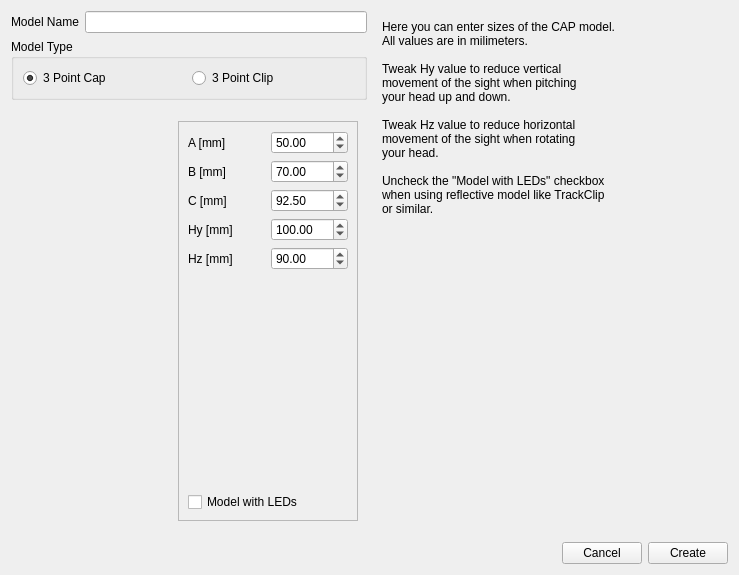
<?xml version="1.0" encoding="UTF-8"?>
<ui version="4.0">
 <class>ModelCreation</class>
 <widget class="QWidget" name="ModelCreation">
  <property name="geometry">
   <rect>
    <x>0</x>
    <y>0</y>
    <width>739</width>
    <height>575</height>
   </rect>
  </property>
  <property name="windowTitle">
   <string>Form</string>
  </property>
  <layout class="QVBoxLayout" name="verticalLayout_2">
   <item>
    <layout class="QHBoxLayout" name="horizontalLayout_4">
     <item>
      <layout class="QVBoxLayout" name="verticalLayout">
       <item>
        <layout class="QHBoxLayout" name="horizontalLayout_2">
         <item>
          <widget class="QLabel" name="label">
           <property name="text">
            <string>Model Name</string>
           </property>
          </widget>
         </item>
         <item>
          <widget class="QLineEdit" name="ModelName"/>
         </item>
        </layout>
       </item>
       <item>
        <widget class="QGroupBox" name="groupBox_2">
         <property name="title">
          <string>Model Type</string>
         </property>
         <layout class="QHBoxLayout" name="horizontalLayout_9">
          <item>
           <widget class="QRadioButton" name="Model3PtCap">
            <property name="text">
             <string>3 Point Cap</string>
            </property>
            <property name="checked">
             <bool>true</bool>
            </property>
           </widget>
          </item>
          <item>
           <widget class="QRadioButton" name="Model3PtClip">
            <property name="text">
             <string>3 Point Clip</string>
            </property>
           </widget>
          </item>
         </layout>
        </widget>
       </item>
       <item>
        <widget class="QStackedWidget" name="ModelStack">
         <property name="currentIndex">
          <number>0</number>
         </property>
         <widget class="QWidget" name="page_3">
          <layout class="QHBoxLayout" name="horizontalLayout_3">
           <item>
            <widget class="QLabel" name="label_24">
             <property name="text">
              <string/>
             </property>
             <property name="pixmap">
              <pixmap resource="ltr_rc.qrc">:/ltr/cap.png</pixmap>
             </property>
            </widget>
           </item>
           <item>
            <widget class="QFrame" name="frame_3">
             <property name="minimumSize">
              <size>
               <width>180</width>
               <height>400</height>
              </size>
             </property>
             <property name="maximumSize">
              <size>
               <width>180</width>
               <height>400</height>
              </size>
             </property>
             <property name="frameShape">
              <enum>QFrame::StyledPanel</enum>
             </property>
             <property name="frameShadow">
              <enum>QFrame::Raised</enum>
             </property>
             <widget class="QWidget" name="verticalLayoutWidget_3">
              <property name="geometry">
               <rect>
                <x>10</x>
                <y>10</y>
                <width>160</width>
                <height>381</height>
               </rect>
              </property>
              <layout class="QVBoxLayout" name="verticalLayout_9">
               <item>
                <layout class="QGridLayout" name="gridLayout_2">
                 <item row="0" column="0">
                  <widget class="QLabel" name="label_25">
                   <property name="text">
                    <string>A [mm]</string>
                   </property>
                  </widget>
                 </item>
                 <item row="0" column="1">
                  <widget class="QDoubleSpinBox" name="CapA">
                   <property name="minimum">
                    <double>1.000000000000000</double>
                   </property>
                   <property name="maximum">
                    <double>999.990000000000009</double>
                   </property>
                   <property name="value">
                    <double>50.000000000000000</double>
                   </property>
                  </widget>
                 </item>
                 <item row="1" column="1">
                  <widget class="QDoubleSpinBox" name="CapB">
                   <property name="minimum">
                    <double>1.000000000000000</double>
                   </property>
                   <property name="maximum">
                    <double>999.990000000000009</double>
                   </property>
                   <property name="value">
                    <double>70.000000000000000</double>
                   </property>
                  </widget>
                 </item>
                 <item row="1" column="0">
                  <widget class="QLabel" name="label_26">
                   <property name="text">
                    <string>B [mm]</string>
                   </property>
                  </widget>
                 </item>
                 <item row="2" column="0">
                  <widget class="QLabel" name="label_27">
                   <property name="text">
                    <string>C [mm]</string>
                   </property>
                  </widget>
                 </item>
                 <item row="2" column="1">
                  <widget class="QDoubleSpinBox" name="CapC">
                   <property name="minimum">
                    <double>1.000000000000000</double>
                   </property>
                   <property name="maximum">
                    <double>999.990000000000009</double>
                   </property>
                   <property name="value">
                    <double>92.500000000000000</double>
                   </property>
                  </widget>
                 </item>
                 <item row="3" column="0">
                  <widget class="QLabel" name="label_28">
                   <property name="text">
                    <string>Hy [mm]</string>
                   </property>
                  </widget>
                 </item>
                 <item row="3" column="1">
                  <widget class="QDoubleSpinBox" name="CapHy">
                   <property name="minimum">
                    <double>1.000000000000000</double>
                   </property>
                   <property name="maximum">
                    <double>999.990000000000009</double>
                   </property>
                   <property name="value">
                    <double>100.000000000000000</double>
                   </property>
                  </widget>
                 </item>
                 <item row="4" column="0">
                  <widget class="QLabel" name="label_29">
                   <property name="text">
                    <string>Hz [mm]</string>
                   </property>
                  </widget>
                 </item>
                 <item row="4" column="1">
                  <widget class="QDoubleSpinBox" name="CapHz">
                   <property name="minimum">
                    <double>1.000000000000000</double>
                   </property>
                   <property name="maximum">
                    <double>999.990000000000009</double>
                   </property>
                   <property name="value">
                    <double>90.000000000000000</double>
                   </property>
                  </widget>
                 </item>
                </layout>
               </item>
               <item>
                <spacer name="verticalSpacer_5">
                 <property name="orientation">
                  <enum>Qt::Vertical</enum>
                 </property>
                 <property name="sizeHint" stdset="0">
                  <size>
                   <width>20</width>
                   <height>40</height>
                  </size>
                 </property>
                </spacer>
               </item>
               <item>
                <widget class="QCheckBox" name="CapLeds">
                 <property name="text">
                  <string>Model with LEDs</string>
                 </property>
                </widget>
               </item>
              </layout>
             </widget>
            </widget>
           </item>
          </layout>
         </widget>
         <widget class="QWidget" name="page_4">
          <layout class="QHBoxLayout" name="horizontalLayout_12">
           <item>
            <widget class="QLabel" name="label_30">
             <property name="text">
              <string/>
             </property>
             <property name="pixmap">
              <pixmap resource="ltr_rc.qrc">:/ltr/clip.png</pixmap>
             </property>
            </widget>
           </item>
           <item>
            <widget class="QFrame" name="frame_4">
             <property name="minimumSize">
              <size>
               <width>180</width>
               <height>400</height>
              </size>
             </property>
             <property name="maximumSize">
              <size>
               <width>180</width>
               <height>400</height>
              </size>
             </property>
             <property name="frameShape">
              <enum>QFrame::StyledPanel</enum>
             </property>
             <property name="frameShadow">
              <enum>QFrame::Raised</enum>
             </property>
             <widget class="QWidget" name="layoutWidget">
              <property name="geometry">
               <rect>
                <x>10</x>
                <y>10</y>
                <width>161</width>
                <height>381</height>
               </rect>
              </property>
              <layout class="QVBoxLayout" name="verticalLayout_11">
               <item>
                <layout class="QGridLayout" name="gridLayout_3">
                 <item row="0" column="0">
                  <widget class="QLabel" name="label_3">
                   <property name="text">
                    <string>A [mm]</string>
                   </property>
                  </widget>
                 </item>
                 <item row="0" column="1">
                  <widget class="QDoubleSpinBox" name="ClipA">
                   <property name="minimum">
                    <double>1.000000000000000</double>
                   </property>
                   <property name="maximum">
                    <double>999.990000000000009</double>
                   </property>
                   <property name="value">
                    <double>30.000000000000000</double>
                   </property>
                  </widget>
                 </item>
                 <item row="1" column="1">
                  <widget class="QDoubleSpinBox" name="ClipB">
                   <property name="minimum">
                    <double>1.000000000000000</double>
                   </property>
                   <property name="maximum">
                    <double>999.990000000000009</double>
                   </property>
                   <property name="value">
                    <double>40.000000000000000</double>
                   </property>
                  </widget>
                 </item>
                 <item row="1" column="0">
                  <widget class="QLabel" name="label_34">
                   <property name="text">
                    <string>B [mm]</string>
                   </property>
                  </widget>
                 </item>
                 <item row="2" column="0">
                  <widget class="QLabel" name="label_35">
                   <property name="text">
                    <string>C [mm]</string>
                   </property>
                  </widget>
                 </item>
                 <item row="2" column="1">
                  <widget class="QDoubleSpinBox" name="ClipC">
                   <property name="minimum">
                    <double>1.000000000000000</double>
                   </property>
                   <property name="maximum">
                    <double>999.990000000000009</double>
                   </property>
                   <property name="value">
                    <double>70.000000000000000</double>
                   </property>
                  </widget>
                 </item>
                 <item row="5" column="0">
                  <widget class="QLabel" name="label_36">
                   <property name="text">
                    <string>Hy [mm]</string>
                   </property>
                  </widget>
                 </item>
                 <item row="5" column="1">
                  <widget class="QDoubleSpinBox" name="ClipHy">
                   <property name="minimum">
                    <double>-999.990000000000009</double>
                   </property>
                   <property name="maximum">
                    <double>999.990000000000009</double>
                   </property>
                   <property name="value">
                    <double>-100.000000000000000</double>
                   </property>
                  </widget>
                 </item>
                 <item row="6" column="0">
                  <widget class="QLabel" name="label_37">
                   <property name="text">
                    <string>Hz [mm]</string>
                   </property>
                  </widget>
                 </item>
                 <item row="6" column="1">
                  <widget class="QDoubleSpinBox" name="ClipHz">
                   <property name="minimum">
                    <double>-999.990000000000009</double>
                   </property>
                   <property name="maximum">
                    <double>999.990000000000009</double>
                   </property>
                   <property name="value">
                    <double>50.000000000000000</double>
                   </property>
                  </widget>
                 </item>
                 <item row="3" column="0">
                  <widget class="QLabel" name="label_38">
                   <property name="text">
                    <string>D [mm]</string>
                   </property>
                  </widget>
                 </item>
                 <item row="3" column="1">
                  <widget class="QDoubleSpinBox" name="ClipD">
                   <property name="minimum">
                    <double>1.000000000000000</double>
                   </property>
                   <property name="maximum">
                    <double>999.990000000000009</double>
                   </property>
                   <property name="value">
                    <double>80.000000000000000</double>
                   </property>
                  </widget>
                 </item>
                 <item row="4" column="0">
                  <widget class="QLabel" name="label_39">
                   <property name="text">
                    <string>Hx [mm]</string>
                   </property>
                  </widget>
                 </item>
                 <item row="4" column="1">
                  <widget class="QDoubleSpinBox" name="ClipHx">
                   <property name="minimum">
                    <double>-999.990000000000009</double>
                   </property>
                   <property name="maximum">
                    <double>999.990000000000009</double>
                   </property>
                   <property name="value">
                    <double>-100.000000000000000</double>
                   </property>
                  </widget>
                 </item>
                </layout>
               </item>
               <item>
                <spacer name="verticalSpacer_6">
                 <property name="orientation">
                  <enum>Qt::Vertical</enum>
                 </property>
                 <property name="sizeHint" stdset="0">
                  <size>
                   <width>20</width>
                   <height>40</height>
                  </size>
                 </property>
                </spacer>
               </item>
               <item>
                <widget class="QCheckBox" name="ClipLeds">
                 <property name="text">
                  <string>Model with LEDs</string>
                 </property>
                 <property name="checked">
                  <bool>true</bool>
                 </property>
                </widget>
               </item>
              </layout>
             </widget>
            </widget>
           </item>
          </layout>
         </widget>
         <widget class="QWidget" name="page"/>
        </widget>
       </item>
      </layout>
     </item>
     <item>
      <widget class="QStackedWidget" name="ModelDescStack">
       <property name="currentIndex">
        <number>0</number>
       </property>
       <widget class="QWidget" name="page_5">
        <layout class="QHBoxLayout" name="horizontalLayout_10">
         <item>
          <widget class="QLabel" name="label_31">
           <property name="text">
            <string>Here you can enter sizes of the CAP model.
All values are in milimeters.

Tweak Hy value to reduce vertical
movement of the sight when pitching 
your head up and down.

Tweak Hz value to reduce horizontal 
movement of the sight when rotating 
your head.

Uncheck the &quot;Model with LEDs&quot; checkbox 
when using reflective model like TrackClip 
or similar. </string>
           </property>
           <property name="alignment">
            <set>Qt::AlignLeading|Qt::AlignLeft|Qt::AlignTop</set>
           </property>
          </widget>
         </item>
        </layout>
       </widget>
       <widget class="QWidget" name="page_6">
        <layout class="QVBoxLayout" name="verticalLayout_10">
         <item>
          <widget class="QLabel" name="label_33">
           <property name="text">
            <string>Here you can enter sizes of the CLIP model.
All values are in milimeters.

Tweak Hx value to reduce forward/backward
movement of viewpoint when rotating your
head.
Use negative value when the clip is on the
right side of your head.

Tweak Hy value to reduce vertical
movement of the sight when pitching 
your head up and down.

Tweak Hz value to reduce horizontal 
movement of the sight when rotating 
your head.

Uncheck the &quot;Model with LEDs&quot; checkbox 
when using reflective model like TrackClip 
or similar.</string>
           </property>
           <property name="alignment">
            <set>Qt::AlignLeading|Qt::AlignLeft|Qt::AlignTop</set>
           </property>
          </widget>
         </item>
        </layout>
       </widget>
       <widget class="QWidget" name="page_2"/>
      </widget>
     </item>
    </layout>
   </item>
   <item>
    <layout class="QHBoxLayout" name="horizontalLayout">
     <item>
      <spacer name="horizontalSpacer">
       <property name="orientation">
        <enum>Qt::Horizontal</enum>
       </property>
       <property name="sizeHint" stdset="0">
        <size>
         <width>40</width>
         <height>20</height>
        </size>
       </property>
      </spacer>
     </item>
     <item>
      <widget class="QPushButton" name="CancelButton">
       <property name="text">
        <string>Cancel</string>
       </property>
      </widget>
     </item>
     <item>
      <widget class="QPushButton" name="CreateButton">
       <property name="text">
        <string>Create</string>
       </property>
      </widget>
     </item>
    </layout>
   </item>
  </layout>
 </widget>
 <resources>
  <include location="ltr_rc.qrc"/>
  <include location="ltr_rc.qrc"/>
 </resources>
 <connections/>
</ui>
